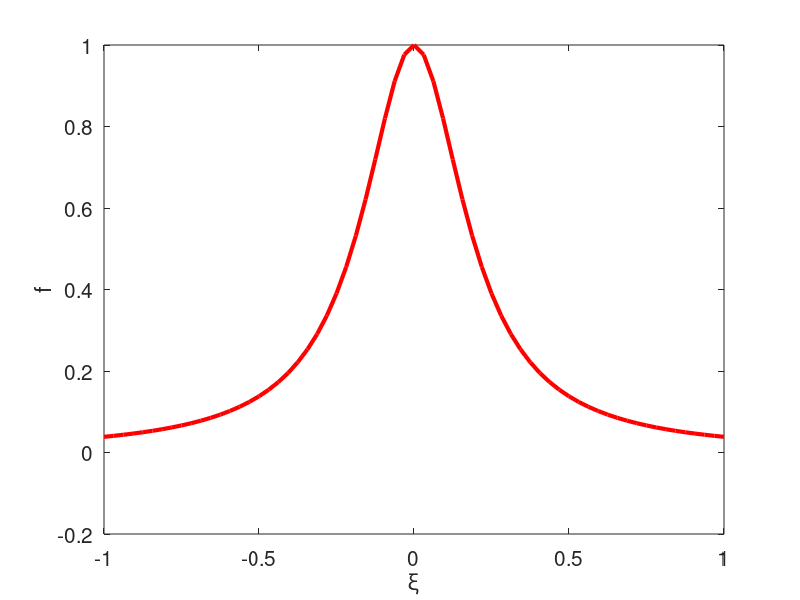

MATLAB code for this plot: (Note: this script raises an error after producing the figure.)
clear all
close all

%==========
% Lagrange interpolation
% based on given data
%
% calls lagrange_interp
%==========

%-----
% choose
%-----
 
ibase = 3; % Cheb
ibase = 1; % evenly spaced
ibase = 2; % Lob

if(ibase==1)
 mv(1)=2;mv(2)=4;mv(3)=8;mv(4)=11;
 mv(1)=2;
 mv(2)=3;
 mv(3)=4;
 mv(4)=5;
 mv(5)=6;
 mv(6)=7;
 ms = 6;
end

if(ibase==2)
 mv(1)=2;
 mv(2)=3;
 mv(3)=4;
 mv(4)=5;
 mv(5)=6;
 mv(6)=7;
 ms = 6;
 axis([-1 1 -0.2 1])
end

%-----------------
% prepare
%-----------------

figure(1)
hold on
xlabel('\xi','fontsize',15);
ylabel('f','fontsize',15);
set(gca,'fontsize',15)
box on

nplot = 64;
for i=1:nplot+1
  xi(i) = -1.0+2.0*(i-1)/nplot;
  y(i) = 1.0/(1.0+25.0*xi(i)^2);
end
plot(xi,y,'r-','linewidth',3);

%============
for ipass=1:ms
%============

m = mv(ipass);

%---------------
% evenly spaced:
%---------------

if(ibase==1)

 for i=1:m+1
  xi(i) = -1.0+2.0*(i-1)/m;
 end

end

%--------
% lobatto:
%--------

if(ibase==2)

xi(1) = -1.0;
if(m>1)
  [zL, wL]= lobatto(m-1);
  for i=2:m
   xi(i) = zL(i-1);
  end
end
xi(m+1)=1.0;

end

%-----------
% Chebyshev:
%-----------

if(ibase==3)

 for i=1:m+1
  xi(i) = cos((i-1)*pi/m);
 end

end

%-----------------
% function values:
%-----------------

for i=1:m+1
  y(i) = 1.0/(1.0+xi(i)^2);
  y(i) = 1.0/(1.0+25.0*xi(i)^2);
end

a = xi(1);
b = xi(m+1);
nplot=2*64;
step = (b-a)/nplot;
 
for l=1:nplot+1
  xint(l) = a+step*(l-1);
  yint(l) = lagrange_interp(m,xi,y,xint(l));
end
 
if(ipass==1)
   plot(xint,yint,'k-','linewidth',1);
elseif(ipass==2)
   plot(xint,yint,'k--','linewidth',1);
elseif(ipass==3)
   plot(xint,yint,'k-.','linewidth',1);
elseif(ipass==4)
   plot(xint,yint,'k:','linewidth',1);
elseif(ipass==5)
   plot(xint,yint,'k--','linewidth',2);
elseif(ipass==6)
   plot(xint,yint,'k-.','linewidth',2);
elseif(ipass==7)
   plot(xint,yint,'r:','linewidth',5);
end

%=====
end % of ipass
%=====
